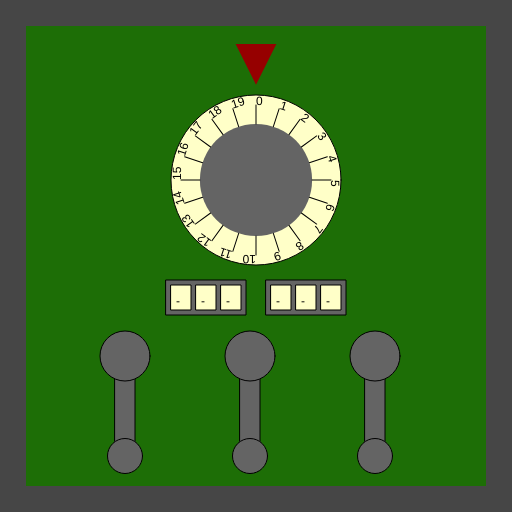
Frame 1 (no input)
Frame 60 (no input): identical to frame 1, image omitted
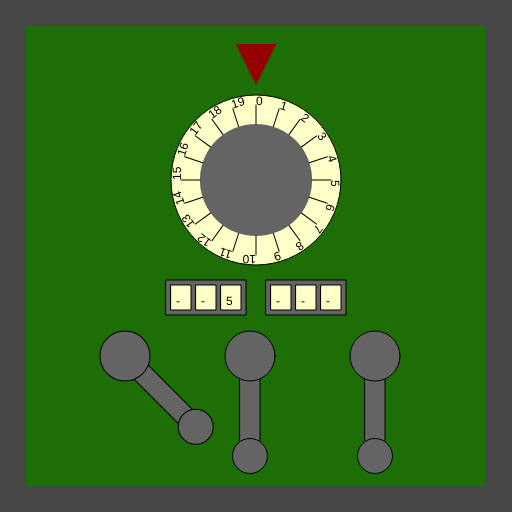
Frame 120 (the mouse pressed at the canvas centre since frame 60)

The p5.js sketch that drew these frames (run headless with seeded random() and noise() and a simulated clock; from frame 60 on, the mouse is pressed at the canvas centre):

// p5.js sketch
// ── sketch.js
/*

Officer: 1820440
CaseNum: 303-3-44253346-1820440

Case 303 - The Case of the Crooked Attorney
Stage 4 - The Courthouse

Torvalds has his final safe in his courthouse chambers. Luckily there is a court case proceeding.
You can sneak into his chambers whilst he makes his closing statement.

Crack the safe by doing the following:

	When any key is released:
	- Use the 'random' function to produce random values ranging from 5 to 22.
	- Assign the output to cryptic_store_value_a

	When the mouse button is pressed:
	- Use the 'map' function to scale mouseY to values ranging from 2 to 8.
	- Assign the output to cryptic_store_value_b

	When any key is pressed:
	- Make cryptic_store_value_c equal to the value of 'key'

	When the mouse button is pressed:
	- Use the 'map' function to scale mouseX to values ranging from 20 to 70.
	- Assign the output to cryptic_store_value_d

	When the mouse button is released:
	- Use the 'map' function to scale mouseY to values ranging from 20 to 74.
	- Assign the output to cryptic_store_value_e

	Whilst the mouse is being dragged:
	- Use the 'map' function to scale mouseY to values ranging from 18 to 70.
	- Assign the output to cryptic_store_value_f



This time you'll need to create the relevant event handlers yourself.

There are many possible ways of investigating this case, but you
should use ONLY the following commands:

	- The assignment operator aka. the equals sign !
	- mouseX, mouseY
	- key, keyCode
	- random
	- map

*/

//declare the variables

var cryptic_store_value_a;
var cryptic_store_value_b;
var cryptic_store_value_c;
var cryptic_store_value_d;
var cryptic_store_value_e;
var cryptic_store_value_f;
var key;


function preload()
{
	//IMAGES WILL BE LOADED HERE

}

function setup()
{
	createCanvas(512,512);

	//initialise the variables
	cryptic_store_value_a = 0;
	cryptic_store_value_b = "";
	cryptic_store_value_c = "";
	cryptic_store_value_d = 0;
	cryptic_store_value_e = 0;
	cryptic_store_value_f = 0;
	key = key
}

///////////////////EVENT HANDLERS///////////////////

//Create event handlers here to open the safe ...

function mouseReleased()
{
	console.log("mouseReleased")
	// When the mouse button is released:
	// - Use the 'map' function to scale mouseY to values ranging from 20 to 74.
	// - Assign the output to cryptic_store_value_e
	cryptic_store_value_e = map(mouseY,0,512,20,74);
}

function mousePressed()
{
	// When the mouse button is pressed:
	// - Use the 'map' function to scale mouseY to values ranging from 2 to 8.
	// - Assign the output to cryptic_store_value_b
	console.log("mousePressed")
	cryptic_store_value_b = map(mouseY,0,512,2,8);

	// When the mouse button is pressed:
	// - Use the 'map' function to scale mouseX to values ranging from 20 to 70.
	// - Assign the output to cryptic_store_value_d
	cryptic_store_value_d = map(mouseX,0,512,20,70);

}

function mouseDragged()
{ 
	// Whilst the mouse is being dragged:
	// 	- Use the 'map' function to scale mouseY to values ranging from 18 to 70.
	// 	- Assign the output to cryptic_store_value_f
	console.log("mouseDragged")
	cryptic_store_value_f = map(mouseY,0,512,18,70)
}

function keyPressed()
{
	// When any key is pressed:
	// - Make cryptic_store_value_c equal to the value of 'key'
	console.log("keyPressed")
	cryptic_store_value_c = key
}

function keyReleased()
{
	// When any key is released:
	// - Use the 'random' function to produce random values ranging from 5 to 22.
	// - Assign the output to cryptic_store_value_a

	console.log("keyReleased")
	cryptic_store_value_a = random(5,22)
}


///////////////DO NOT CHANGE CODE BELOW THIS POINT///////////////////

function draw()
{

	//Draw the safe door
	background(70);
	noStroke();
	fill(29,110,6);
	rect(26,26,width-52,width-52);

	//Draw the combination dial
	push();
	translate(256,180);
	drawDial(170,cryptic_store_value_a,20);
	pop();

	//Draw the spinners
	push();
	translate(206,280);
	drawSpinner(3, cryptic_store_value_b);
	pop();

	push();
	translate(306,280);
	drawSpinner(3, cryptic_store_value_c);
	pop();

	//Draw the levers
	push();
	translate(125,356);
	drawLever(cryptic_store_value_d);
	pop();

	push();
	translate(250,356);
	drawLever(cryptic_store_value_e);
	pop();

	push();
	translate(375,356);
	drawLever(cryptic_store_value_f);
	pop();

}

function drawDial(diameter,num,maxNum)
{
	//the combination lock

	var r = diameter * 0.5;
	var p = r * 0.6;

	stroke(0);
	fill(255,255,200);
	ellipse(0,0,diameter,diameter);
	fill(100);
	noStroke();
	ellipse(0,0,diameter*0.66,diameter*0.66);
	fill(150,0,0);
	triangle(
		-p * 0.4,-r-p,
		p * 0.4,-r-p,
		0,-r-p/5
	);

	noStroke();

	push();
	var inc = 360/maxNum;

	rotate(radians(-num * inc));
	for(var i = 0; i < maxNum; i++)
	{
		push();
		rotate(radians(i * inc));
		stroke(0);
		line(0,-r*0.66,0,-(r-10));
		noStroke();
		fill(0);
		text(i,0,-(r-10));
		pop();
	}

	pop();
}

function drawLever(rot)
{
	push();
	rotate(radians(-rot))
	stroke(0);
	fill(100);
	rect(-10,0,20,100);
	ellipse(0,0,50,50);
	ellipse(0,100,35,35);
	pop();
}

function drawSpinner(numSpinners, val)
{
	var sw = 20;
	var ow = (sw + 5) * numSpinners + 5;
	stroke(0);
	fill(100);
	rect(-ow/2,0,ow,35);
	if(typeof(val) == "number")
	{
		val = floor(val).toString(); //convert to string
	}
	var d = numSpinners - val.length;

	for(var d = numSpinners - val.length; d > 0; d--)
	{
		val = "-" + val;
	}

	for(var i = 0; i < numSpinners; i++)
	{
		stroke(0);
		fill(255,255,200);
		rect(-ow/2 + i * (sw + 5) + 5,5,20,25);
		fill(0);
		noStroke();
		text(val[i],-ow/2 + sw/2 + i * (sw +5),25);
	}

}
